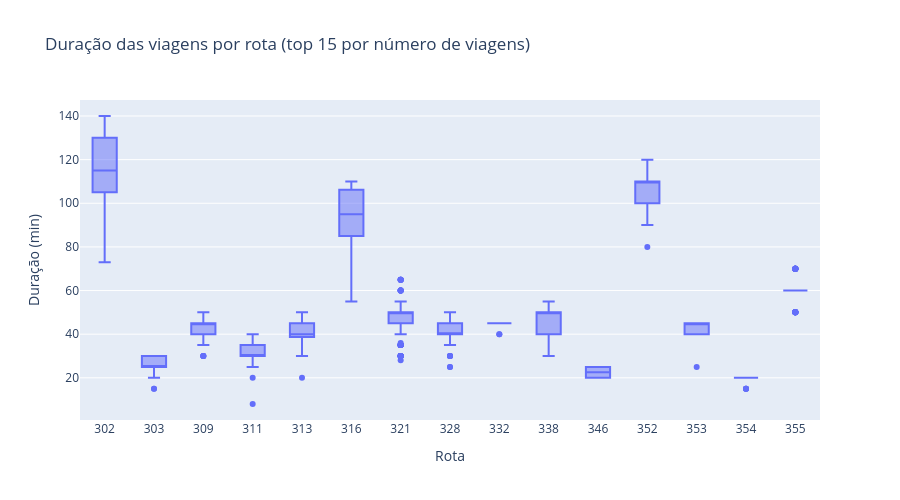

Source (notebook cell):
### Code cell
dur_plot = trip_metrics.copy()
dur_plot["duration_min"] = dur_plot["duration_h"] * 60
top_routes = dur_plot["route_short_name"].fillna(dur_plot["route_id"]).value_counts().head(15).index
dur_plot["route_label"] = dur_plot["route_short_name"].fillna(dur_plot["route_id"])
dur_plot = dur_plot.loc[dur_plot["route_label"].isin(top_routes)]

fig = px.box(
    dur_plot,
    x="route_label",
    y="duration_min",
    title="Duração das viagens por rota (top 15 por número de viagens)",
    labels={"route_label": "Rota", "duration_min": "Duração (min)"},
)
fig.update_layout(height=500, showlegend=False)
fig.show()

### Figure 1 — Plotly figure (JSON) as saved in the notebook; plotly's stock layout.template omitted (floating-point values rounded to 4 significant figures; data arrays with more than 128 entries replaced by an {"elided": "..."} marker saying what was removed)
{"data": [{"alignmentgroup": "True", "hovertemplate": "Rota=%{x}<br>Duração (min)=%{y}<extra></extra>", "legendgroup": "", "marker": {"color": "#636efa"}, "name": "", "notched": false, "offsetgroup": "", "orientation": "v", "showlegend": false, "type": "box", "x": {"elided": "731 str values"}, "x0": " ", "xaxis": "x", "y": {"elided": "731 float values"}, "y0": " ", "yaxis": "y"}], "layout": {"boxmode": "group", "height": 500, "legend": {"tracegroupgap": 0}, "showlegend": false, "title": {"text": "Duração das viagens por rota (top 15 por número de viagens)"}, "xaxis": {"anchor": "y", "domain": [0, 1], "title": {"text": "Rota"}}, "yaxis": {"anchor": "x", "domain": [0, 1], "title": {"text": "Duração (min)"}}}}
